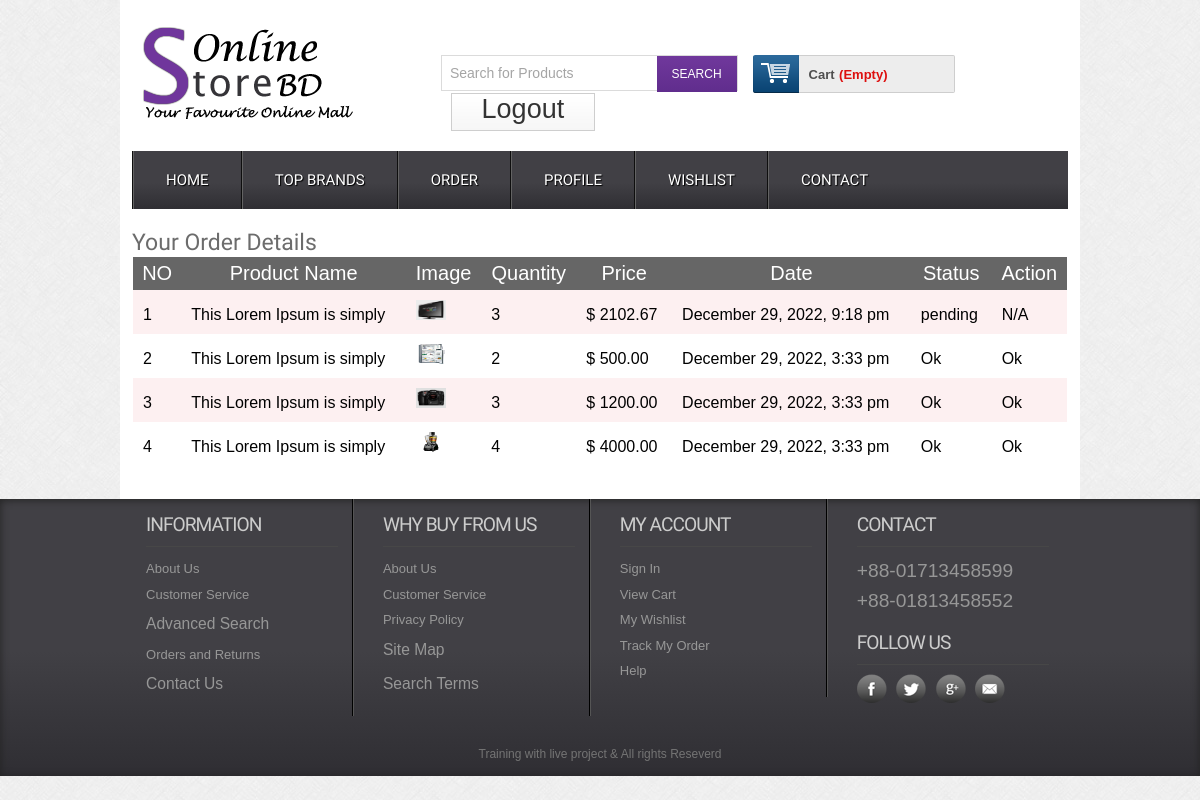
The page /orderdetails.php (signed in) on the database its author committed.
### tables this page shows
CREATE TABLE `tbl_order` (
  `id` int(11) NOT NULL,
  `cmrId` int(11) NOT NULL,
  `productId` int(11) NOT NULL,
  `productName` varchar(255) NOT NULL,
  `quantity` int(11) NOT NULL,
  `price` float(10,2) NOT NULL,
  `image` varchar(255) NOT NULL,
  `date` datetime NOT NULL DEFAULT current_timestamp(),
  `status` int(11) NOT NULL DEFAULT 0
);

### classes/Cart.php (called while the page is built, shortened)
<?php
$filepath = realpath(dirname(__FILE__));
include_once($filepath . "/../lib/Database.php");
include_once($filepath . "/../helpers/Format.php");
?>
<?php
class Cart
{
    private $db;
    public function __construct()
    {
        $this->db =  new Database();
    }
    public function getOrderedProduct($cmrId)
    {
        $query = "SELECT * FROM  tbl_order WHERE cmrId='$cmrId' ORDER BY date DESC";
        $result = $this->db->select($query);
        return $result;
    }
}
?>

### lib/Database.php (called while the page is built, shortened)
<?php
class Database
{
    public $host   = DB_HOST;
    public $user   = DB_USER;
    public $pass   = DB_PASS;
    public $dbname = DB_NAME;
    public $link;
    private function connectDB()
    {
        $this->link = new mysqli($this->host, $this->user, $this->pass, $this->dbname);
    }
    public function select($query)
    {
        $result = $this->link->query($query) or die($this->link->error . __LINE__);
        if ($result->num_rows > 0) {
            return $result;
        } else {
            return false;
        }
    }
}

### lib/Session.php (called while the page is built, shortened)
<?php
class Session
{
    public static function get($key)
    {
        if (isset($_SESSION[$key])) {
            return $_SESSION[$key];
        } else {
            return false;
        }
    }
}

### helpers/Format.php (called while the page is built, shortened)
<?php
class Format{
 public function formatDate($date){
  return date('F j, Y, g:i a', strtotime($date));
 }
}

### orderdetails.php (the view, shortened to what this page needs)
<?php include("inc/header.php"); ?>
<div class="main">
    <div class="content">
        <div class="section group">
            <h2>Your Order Details</h2>
            <table class="tblone">
                <tr>
                    <th>NO</th>
                    <th>Product Name</th>
                    <th>Image</th>
                    <th>Quantity</th>
                    <th>Price</th>
                    <th>Date</th>
                    <th>Status</th>
                    <th>Action</th>
                </tr>
                <tr>
                    <?php
                    $cmrId =  Session::get("cmrId");
                    $getOrder = $ct->getOrderedProduct($cmrId);
                    $i = 0;
                    if ($getOrder) {
                        while ($result = $getOrder->fetch_assoc()) {
                            $i++;
                    ?>
                            <td><?php echo $i; ?></td>
                            <td><?php echo $result['productName']; ?></td>
                            <td><img src="admin/<?php echo $result['image']; ?>" alt="" /></td>
                            <td><?php echo $result['quantity']; ?></td>
                            <td>$ <?php echo $result['price']; ?></td>
                            <td><?php echo $fm->formatDate($result['date']); ?></td>
                            <td>
                                <?php
                                if ($result['status'] == '0') {
                                    echo "pending";
                                } elseif ($result['status'] == '1') {
                                    echo "Shifted";
                                } else {
                                    echo "Ok";
                                }
                                ?>
                            </td>
                            <?php
                            if ($result['status'] == '1') { ?>
                                <td> <a href="?customerid=<?php echo $cmrId; ?>&price=<?php echo  $result['price']; ?>&time=<?php echo $result['date']; ?>">Confirm</a></td>
                            <?php } elseif ($result['status'] == '2') { ?>
                                <td>Ok</td>
                            <?php  } elseif ($result['status'] == '0') { ?>
                                <td>N/A</td>
                            <?php }  ?>
                </tr>
        <?php  }
                    }
        ?>
            </table>
        </div>
    </div>
</div>
</div>
<?php include("inc/footer.php"); ?>

### css/style.css (style rules this page uses)
html,body,div,span,applet,object,iframe,h1,h2,h3,h4,h5,h6,p,blockquote,pre,a,abbr,acronym,address,big,cite,code,del,dfn,em,img,ins,kbd,q,s,samp,small,strike,strong,sub,sup,tt,var,b,u,i,dl,dt,dd,ol,nav ul,nav li,fieldset,form,label,legend,table,caption,tbody,tfoot,thead,tr,th,td,article,aside,canvas,details,embed,figure,figcaption,footer,header,hgroup,menu,nav,output,ruby,section,summary,time,mark,audio,video { margin:0;padding:0;border:0;font-size:100%;font:inherit;vertical-align:baseline; }
table { border-collapse:collapse;border-spacing:0; }
img { max-width:100%; }
body { font-family:Arial, Helvetica, sans-serif; background:url(../images/body_bg3.jpg); }
.section { clear: both; padding: 0px; margin: 0px; }
.group:before, .group:after { content:""; display:table; }
.group:after { clear:both; }
.group { zoom:1; }
.content { padding:20px 0; background:#FFF; }
.content h2 { font-size:23px; color:#6C6C6C; font-family: 'Monda', sans-serif; }
.tblone { border: 1px solid #fff; margin-bottom: 12px; width: 100%; }
.tblone th { background: #666 none repeat scroll 0 0; color: #fff; font-size: 20px; padding: 5px 8px; text-align: center; }
.tblone td { padding:10px;text-align:center; }
table.tblone tr:nth-child(2n+1) { background:#fff;height:30px; }
table.tblone tr:nth-child(2n) { background:#fdf0f1;height:30px; }
table.tblone img { height: 20px; width: 30px; }

### orderdetails.php (style rules this page uses)
.tblone tr td { text-align: justify; }

### rows shown on the page
tbl_order: productName "This Lorem Ipsum is simply", image (picture), quantity "3", price "2102.67", date "December 29, 2022, 9:18 pm", status "pending"
tbl_order: productName "This Lorem Ipsum is simply", image (picture), quantity "2", price "500.00", date "December 29, 2022, 3:33 pm", status "Ok"
tbl_order: productName "This Lorem Ipsum is simply", image (picture), quantity "3", price "1200.00", date "December 29, 2022, 3:33 pm", status "Ok"
tbl_order: productName "This Lorem Ipsum is simply", image (picture), quantity "4", price "4000.00", date "December 29, 2022, 3:33 pm", status "Ok"
